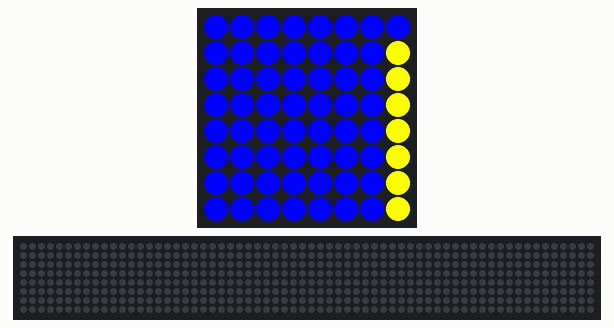
Recording of a program running on a simulated Raspberry Pi (BCM pin numbers) with a Sense HAT. On the bench: the Sense HAT's 8×8 RGB LED matrix, a strip that is not on the board, showing the scrolling text unrolled. The 64×8 strip is a reading aid, not a part: it shows the text the matrix is scrolling, unrolled, one strip-width of it at a time.

Above: at 0.1 s.
At 5.5 s:
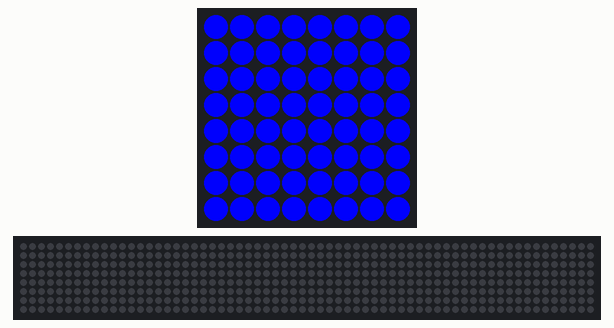
At 10.88 s:
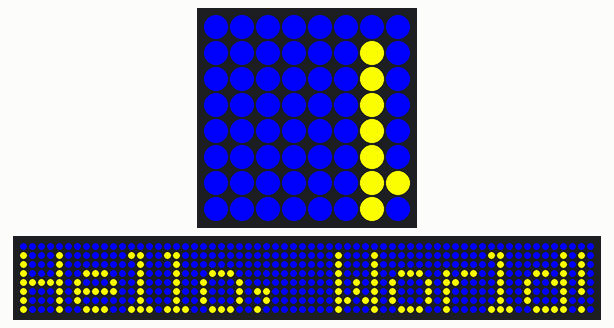
At 16.28 s:
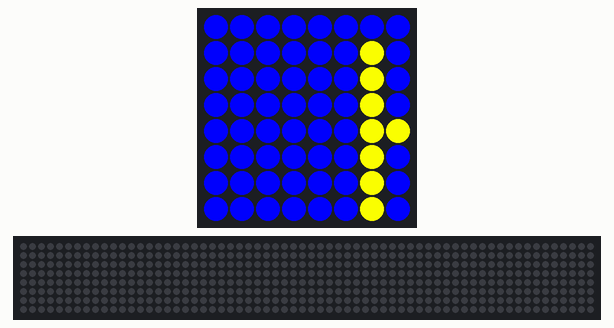
At 21.43 s:
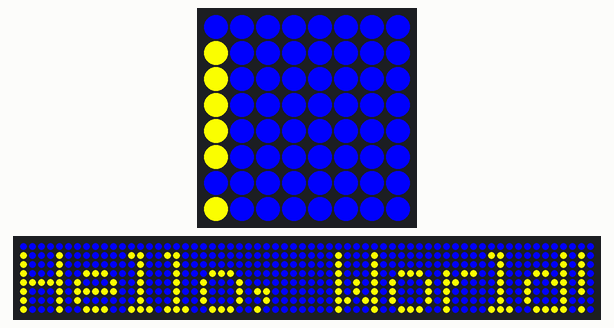
At 37.6 s:
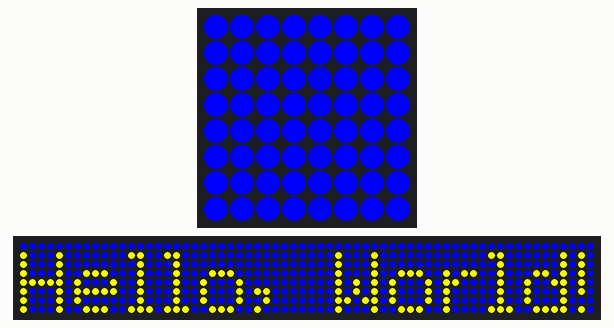

The program:

Hello_SenseHat3.py
```python
#!/usr/bin/env python3
from sense_hat import SenseHat
from time import sleep

#    Set up colors
RED			 =	(255, 0, 0)
GREEN		 =	(0, 255, 0)
BLUE		 =	(0, 0, 255)
BLACK		 =	(0, 0, 0)
WHITE		 =	(255, 255, 255)

CYAN		 =	(0, 255, 255)
MAGENTA      =	(255, 0, 255)
ORANGE       =  (145, 75, 0)
YELLOW       =	(255, 255, 0)

#    Default settings
SCROLL_SPEED = 0.075
DELAY_SEC = 2.60
MAX_LOOPS = 5

#    Create a SenseHat instance
sense = SenseHat()

#    Initialize the loop
looper = 0

#    Main Loop
while looper < MAX_LOOPS:
	sense.show_message("Hello, World!", text_colour=YELLOW, back_colour=BLUE, scroll_speed=SCROLL_SPEED)
	sleep(DELAY_SEC)

	looper += 1

#    Clean up and exit
sense.clear()
```

Measured:
- what the display in image 1 shows lasts 2.6 s, from 5.5 s to 8.1 s
